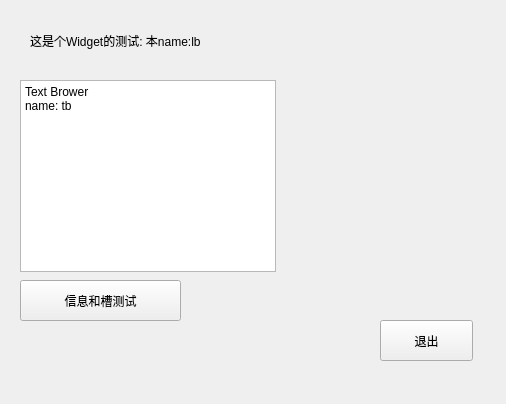
<?xml version="1.0" encoding="UTF-8"?>
<ui version="4.0">
 <class>Form</class>
 <widget class="QWidget" name="Form">
  <property name="geometry">
   <rect>
    <x>0</x>
    <y>0</y>
    <width>506</width>
    <height>404</height>
   </rect>
  </property>
  <property name="windowTitle">
   <string>Form</string>
  </property>
  <widget class="QLabel" name="lb">
   <property name="geometry">
    <rect>
     <x>30</x>
     <y>20</y>
     <width>241</width>
     <height>41</height>
    </rect>
   </property>
   <property name="text">
    <string>这是个Widget的测试: 本name:lb</string>
   </property>
  </widget>
  <widget class="QTextBrowser" name="tb">
   <property name="geometry">
    <rect>
     <x>20</x>
     <y>80</y>
     <width>256</width>
     <height>192</height>
    </rect>
   </property>
   <property name="html">
    <string>&lt;!DOCTYPE HTML PUBLIC &quot;-//W3C//DTD HTML 4.0//EN&quot; &quot;http://www.w3.org/TR/REC-html40/strict.dtd&quot;&gt;
&lt;html&gt;&lt;head&gt;&lt;meta name=&quot;qrichtext&quot; content=&quot;1&quot; /&gt;&lt;style type=&quot;text/css&quot;&gt;
p, li { white-space: pre-wrap; }
&lt;/style&gt;&lt;/head&gt;&lt;body style=&quot; font-family:'SimSun'; font-size:9pt; font-weight:400; font-style:normal;&quot;&gt;
&lt;p style=&quot; margin-top:0px; margin-bottom:0px; margin-left:0px; margin-right:0px; -qt-block-indent:0; text-indent:0px;&quot;&gt;Text Brower&lt;/p&gt;
&lt;p style=&quot; margin-top:0px; margin-bottom:0px; margin-left:0px; margin-right:0px; -qt-block-indent:0; text-indent:0px;&quot;&gt;name: tb&lt;/p&gt;&lt;/body&gt;&lt;/html&gt;</string>
   </property>
  </widget>
  <widget class="QPushButton" name="pushButton">
   <property name="geometry">
    <rect>
     <x>20</x>
     <y>280</y>
     <width>161</width>
     <height>41</height>
    </rect>
   </property>
   <property name="text">
    <string>信息和槽测试</string>
   </property>
  </widget>
  <widget class="QPushButton" name="pushButton_2">
   <property name="geometry">
    <rect>
     <x>380</x>
     <y>320</y>
     <width>93</width>
     <height>41</height>
    </rect>
   </property>
   <property name="text">
    <string>退出</string>
   </property>
  </widget>
 </widget>
 <resources/>
 <connections>
  <connection>
   <sender>pushButton_2</sender>
   <signal>clicked()</signal>
   <receiver>Form</receiver>
   <slot>close()</slot>
   <hints>
    <hint type="sourcelabel">
     <x>435</x>
     <y>333</y>
    </hint>
    <hint type="destinationlabel">
     <x>446</x>
     <y>293</y>
    </hint>
   </hints>
  </connection>
  <connection>
   <sender>pushButton</sender>
   <signal>clicked()</signal>
   <receiver>Form</receiver>
   <slot>test_info()</slot>
   <hints>
    <hint type="sourcelabel">
     <x>146</x>
     <y>308</y>
    </hint>
    <hint type="destinationlabel">
     <x>147</x>
     <y>330</y>
    </hint>
   </hints>
  </connection>
 </connections>
 <slots>
  <slot>test_info()</slot>
 </slots>
</ui>
